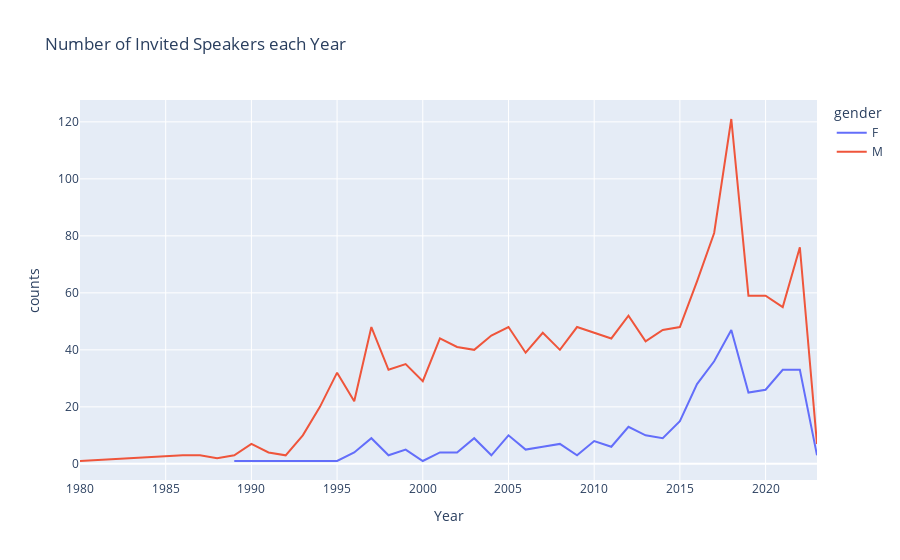

Here is the notebook cell this chart was saved with:
### Code cell
df1 = df_invited[['Year','gender']].value_counts().reset_index(name="counts").sort_values(by=['Year'], ascending=False)
fig = px.line(df1, x='Year', y = 'counts', color = 'gender', title="Number of Invited Speakers each Year")

fig.show()

### Figure 1 — Plotly figure (JSON) as saved in the notebook; plotly's stock layout.template omitted (floating-point values rounded to 4 significant figures)
{"data": [{"hovertemplate": "gender=F<br>Year=%{x}<br>counts=%{y}<extra></extra>", "legendgroup": "F", "line": {"color": "#636efa", "dash": "solid"}, "marker": {"symbol": "circle"}, "mode": "lines", "name": "F", "orientation": "v", "showlegend": true, "type": "scatter", "x": [2023, 2022, 2021, 2020, 2019, 2018, 2017, 2016, 2015, 2014, 2013, 2012, 2011, 2010, 2009, 2008, 2007, 2006, 2005, 2004, 2003, 2002, 2001, 2000, 1999, 1998, 1997, 1996, 1995, 1992, 1989], "xaxis": "x", "y": [3, 33, 33, 26, 25, 47, 36, 28, 15, 9, 10, 13, 6, 8, 3, 7, 6, 5, 10, 3, 9, 4, 4, 1, 5, 3, 9, 4, 1, 1, 1], "yaxis": "y"}, {"hovertemplate": "gender=M<br>Year=%{x}<br>counts=%{y}<extra></extra>", "legendgroup": "M", "line": {"color": "#EF553B", "dash": "solid"}, "marker": {"symbol": "circle"}, "mode": "lines", "name": "M", "orientation": "v", "showlegend": true, "type": "scatter", "x": [2023, 2022, 2021, 2020, 2019, 2018, 2017, 2016, 2015, 2014, 2013, 2012, 2011, 2010, 2009, 2008, 2007, 2006, 2005, 2004, 2003, 2002, 2001, 2000, 1999, 1998, 1997, 1996, 1995, 1994, 1993, 1992, 1991, 1990, 1989, 1988, 1987, 1986, 1980], "xaxis": "x", "y": [7, 76, 55, 59, 59, 121, 81, 64, 48, 47, 43, 52, 44, 46, 48, 40, 46, 39, 48, 45, 40, 41, 44, 29, 35, 33, 48, 22, 32, 20, 10, 3, 4, 7, 3, 2, 3, 3, 1], "yaxis": "y"}], "layout": {"legend": {"title": {"text": "gender"}, "tracegroupgap": 0}, "title": {"text": "Number of Invited Speakers each Year"}, "xaxis": {"anchor": "y", "domain": [0, 1], "title": {"text": "Year"}}, "yaxis": {"anchor": "x", "domain": [0, 1], "title": {"text": "counts"}}}}
